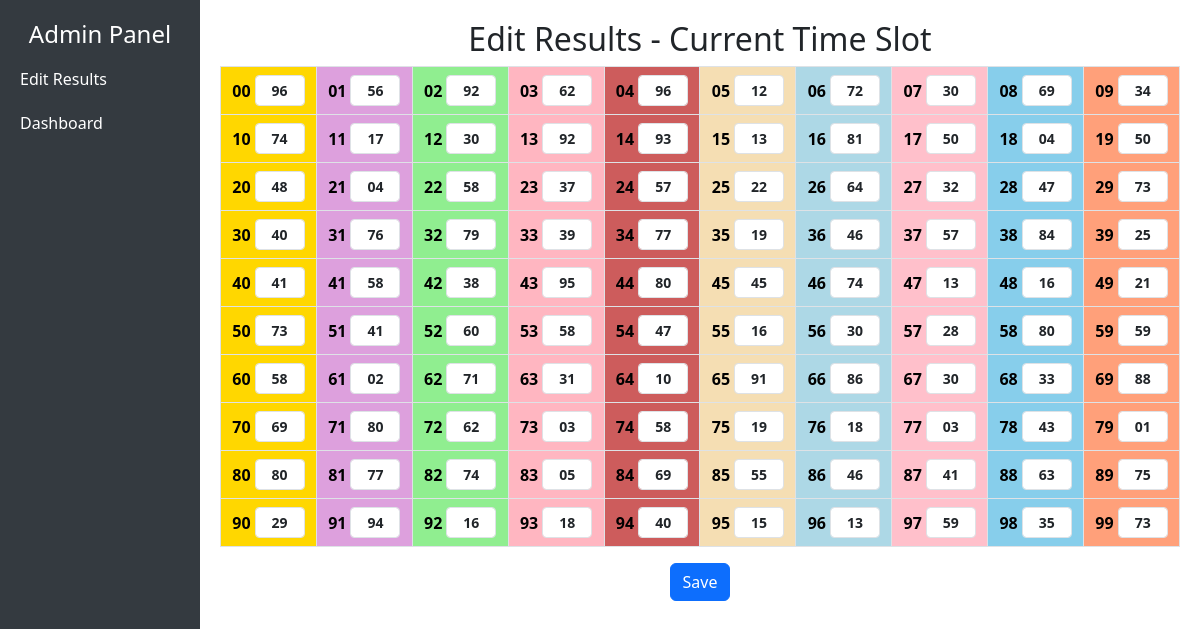
Before: /adminpanel/edit/ (signed in) with the older database file.
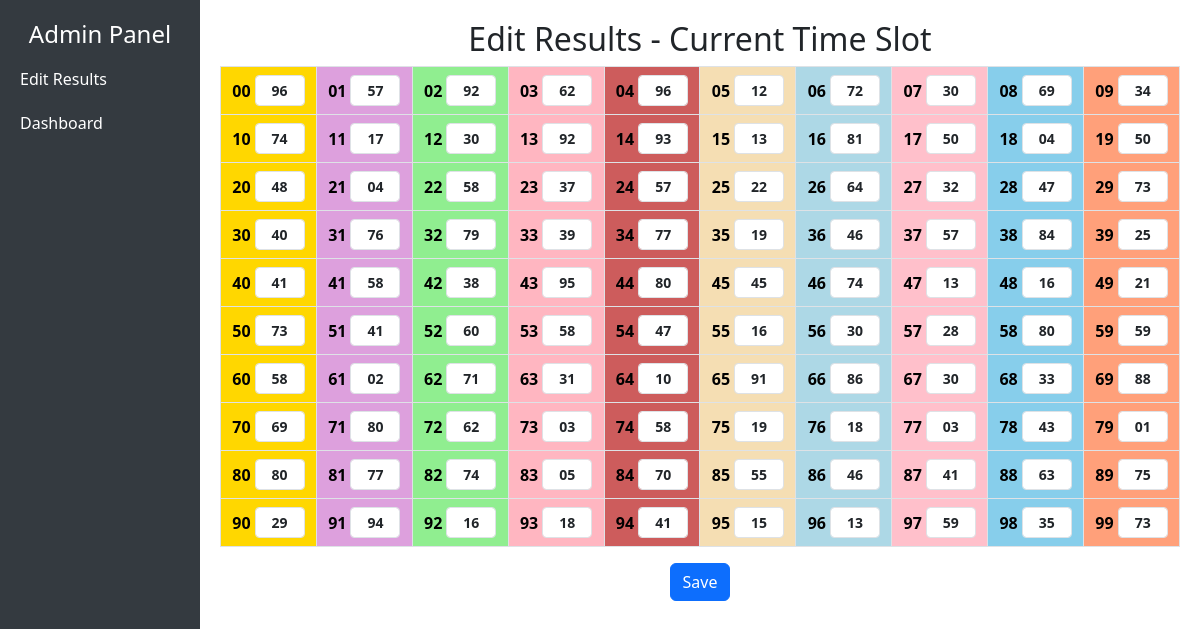
After: the same page with the newer database file.
### lottery/models.py (models this page shows)
class LotteryResult(models.Model):
    date = models.DateField(auto_now_add=True)
    time_slot = models.TimeField()
    row = models.IntegerField()
    column = models.IntegerField()
    number = models.CharField(max_length=4)
    created_at = models.DateTimeField(auto_now_add=True)
    @property
    def first_two_digits(self):
        return f"{self.row * 10 + self.column:02}"
    @property
    def last_two_digits(self):
        return self.number[2:]
    @property
    def is_editable(self):
        return True  # FOR TESTING ONLY

### lottery/views.py (the view)
# urls.py: path('adminpanel/edit/', views.edit_results, name='edit_results'),
@login_required
def edit_results(request):
    today = date.today()
    now = timezone.now()
    recent_results = LotteryResult.objects.filter(date=today).order_by('row', 'column')
    table = [[None for _ in range(10)] for _ in range(10)]
    for result in recent_results:
        print(f"{result.row},{result.column} - Editable? {result.is_editable}")
        table[result.row][result.column] = result
    return render(request, 'lottery/edit_results.html', {
        'table': table,
        'now': now,
    })

### lottery/templates/lottery/edit_results.html (shortened to what this page needs)
{% extends 'lottery/base_adminpanel.html' %}
{% block content %}
<h2 class="text-center">Edit Results - Current Time Slot</h2>
<form method="POST" action="{% url 'update_all_results' %}">
  <table class="table table-bordered text-center">
    {% for row in table %}
    <tr>
      {% for cell in row %}
      <td style="background-color:
        {% if forloop.counter0 == 0 %}#FFD700
        {% elif forloop.counter0 == 1 %}#DDA0DD
        {% elif forloop.counter0 == 2 %}#90EE90
        {% elif forloop.counter0 == 3 %}#FFB6C1
        {% elif forloop.counter0 == 4 %}#CD5C5C
        {% elif forloop.counter0 == 5 %}#F5DEB3
        {% elif forloop.counter0 == 6 %}#ADD8E6
        {% elif forloop.counter0 == 7 %}#FFC0CB
        {% elif forloop.counter0 == 8 %}#87CEEB
        {% elif forloop.counter0 == 9 %}#FFA07A
        {% endif %};">
        {% if cell %}
          <div class="d-flex justify-content-center align-items-center">
            <strong>{{ cell.first_two_digits }}</strong>
            {% if cell.is_editable %}
              <input type="text" name="last_two_{{ cell.pk }}" value="{{ cell.last_two_digits }}" maxlength="2" size="2" class="form-control form-control-sm ms-1" style="width:50px;" />
            {% else %}
              <span class="ms-1">{{ cell.last_two_digits }}</span>
            {% endif %}
          </div>
        {% else %}
          ----
        {% endif %}
      </td>
      {% endfor %}
    </tr>
    {% endfor %}
  </table>
  <div class="text-center mt-3">
    <button type="submit" class="btn btn-primary">Save</button>
  </div>
</form>
{% endblock %}

### lottery/templates/lottery/base_adminpanel.html (shortened to what this page needs)
<!DOCTYPE html>
<html>
<head>
  <link href="https://cdn.jsdelivr.net/npm/bootstrap@5.3.3/dist/css/bootstrap.min.css" rel="stylesheet">
</head>
<body>
  <div class="sidebar">
    <h4 class="text-center">Admin Panel</h4>
    <a href="{% url 'edit_results' %}">Edit Results</a>
    <a href="{% url 'results_history' %}">Dashboard</a>
  </div>
  <div class="main">
    {% block content %}
    {% endblock %}
  </div>
</body>
</html>

### lottery/templates/lottery/base_adminpanel.html (style rules this page uses)
body { display: flex; }
.sidebar { min-width: 200px; background: #343a40; color: white; height: 100vh; padding-top: 20px; }
.sidebar a { color: white; display: block; padding: 10px 20px; text-decoration: none; }
.main { flex-grow: 1; padding: 20px; }

### lottery/templates/lottery/edit_results.html (style rules this page uses)
input[type="text"] { font-weight: bold; text-align: center; }
td { padding: 4px; vertical-align: middle !important; }
button { padding: 2px 6px; font-size: 12px; }

Changed rows visible on the page:
changed LotteryResult (number 2 of 100 on the later page): last_two_digits "56" → "57"
changed LotteryResult (number 85 of 100 on the later page): last_two_digits "69" → "70"
changed LotteryResult (number 95 of 100 on the later page): last_two_digits "40" → "41"
